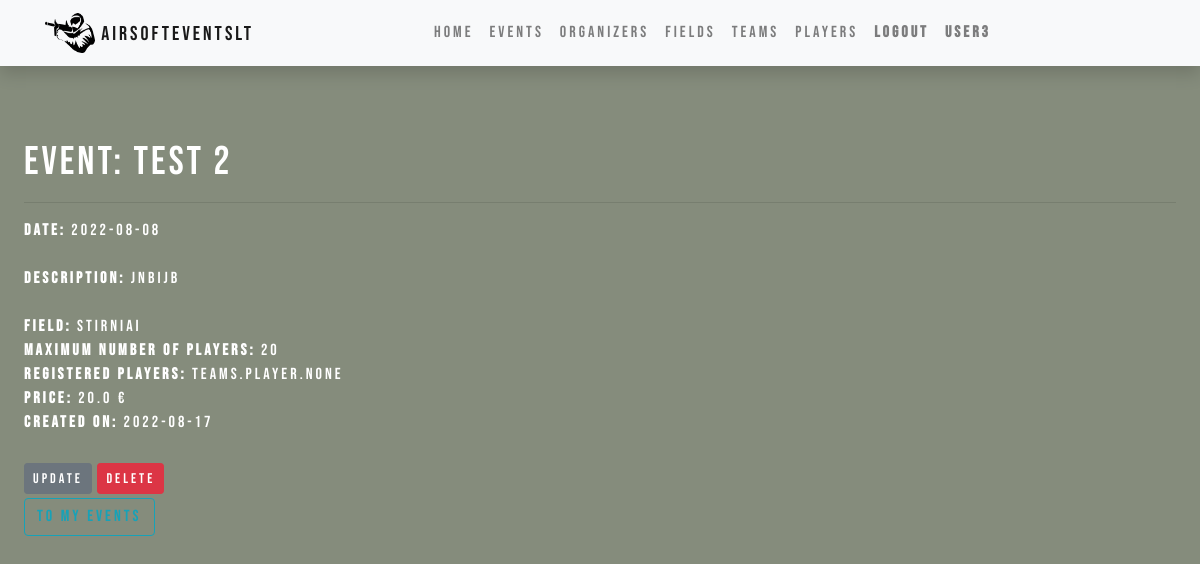
Page /events/my_events/4 (signed in) on the earlier database version.
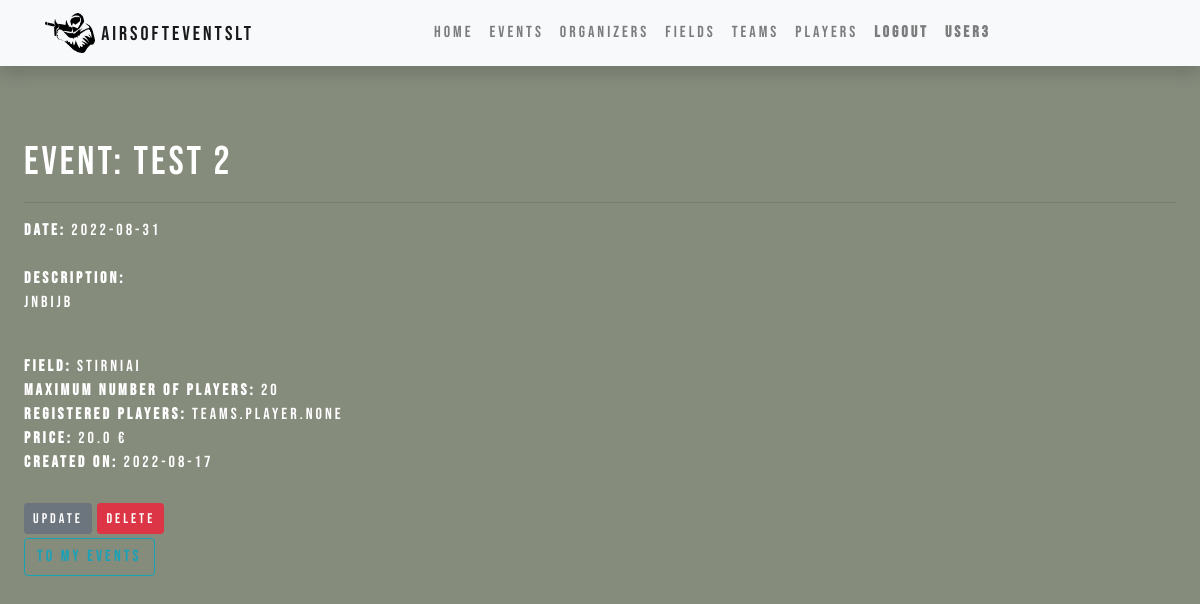
Same page on the later database version.
### events/models.py (models this page shows, shortened)
class Event(models.Model):
    name = models.CharField('Name of the event',  max_length=150)
    date = models.DateTimeField('Date of event', null=True, blank=True)
    organizer = models.ForeignKey("Organizer", related_name='event_organizers', on_delete=models.SET_NULL, null=True)
    field = models.ForeignKey('Field', on_delete=models.SET_NULL, null=True)
    description = HTMLField(null=True)
    price = models.FloatField("Price")
    max_players = models.IntegerField("Maximum player number")
    created_on = models.DateTimeField(auto_now_add=True)
    EVENT_STATUS = (
        ('a', 'active'),
        ('i', 'inactive'),
    )
    status = models.CharField(max_length=1, choices=EVENT_STATUS, blank=True, default='a', help_text='Statusas',)
    class Meta:
        ordering = ['-date']
        verbose_name = _("Event")
        verbose_name_plural = _("Events")
    def __str__(self):
        return self.name

class Field(models.Model):
    name = models.CharField('Name of the game field',  max_length=150)
    location_long = models.FloatField('Location longitude', max_length=50, null=True)
    location_lat = models.FloatField('Location latitude', max_length=50, null=True)
    description = HTMLField(null=True, blank=True)
    field_map = models.ImageField(default="default_map.png", upload_to="maps/")
    created_by = models.ForeignKey("Organizer", related_name='field_organizers', on_delete=models.SET_NULL, null=True, blank=True)
    class Meta:
        verbose_name = _("Field")
        verbose_name_plural = _("Fields")
    def __str__(self):
        return self.name

### events/views.py (the view)
# urls.py: path('my_events/<int:pk>', views.OrganizerEventDetailView.as_view(), name='organizer_event'),
class OrganizerEventDetailView(LoginRequiredMixin, generic.DetailView):
    model = Event
    context_object_name = 'event'
    template_name = 'organizer_event.html'

### events/templates/organizer_event.html (shortened to what this page needs)
{% extends "base.html" %}
{% block content %}
    <div class='indented main-font'>
    <h1>Event: {{ event }}</h1>
    <hr>
        <div><strong>Date:</strong> {{event.date|date:"Y-m-d"}}</div>
        <br>
        <div><strong>Description:</strong> {{event.description|safe}}</div>
        <br>
        <div><strong>Field:</strong> {{event.field}}</div>
        <div><strong>Maximum number of players:</strong> {{event.max_players}}</div>
        <div><strong>Registered players:</strong> {{event.registered_players}}</div>
        <div><strong>Price:</strong> {{event.price}} €</div>
        <div><strong>Created on:</strong> {{event.created_on|date:"Y-m-d"}}</div>
        <br>
        <div>
            <a class="btn btn-secondary btn-sm mt-1 mb-1" href="{% url 'update_event' object.id %}">Update</a>
            <a class="btn btn-danger btn-sm mt-1 mb-1" href="{% url 'delete_event' object.id %}">Delete</a>
        </div>
        <a class='btn btn-outline-info' href="{% url 'organizer_events' %}" role="button">To my events</a>
    </div>
{% endblock %}

Differences in the rows shown:
changed Event "Test 2": date "2022-08-08" → "2022-08-31"; description "jnbijb" → "<p>jnbijb</p>" (drawn)
